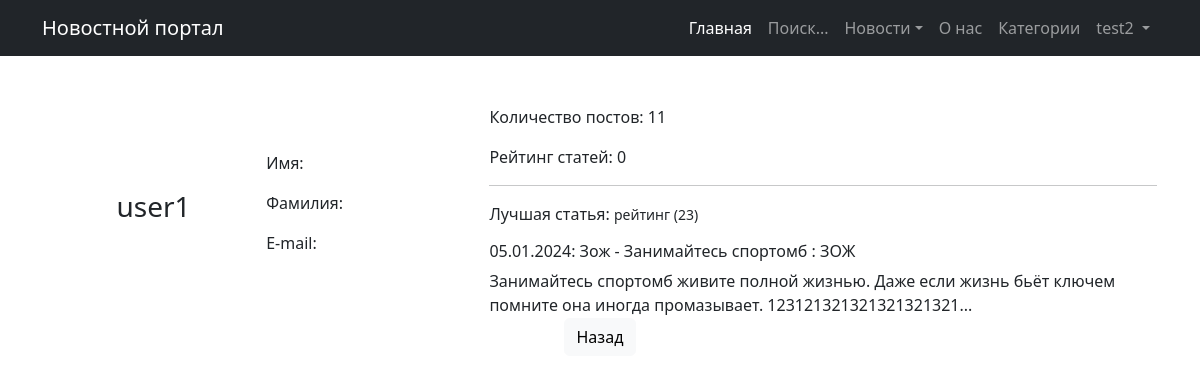
Screenshot of /profile/1/ (signed in) with the database file from the repository.
### news/models.py (models this page shows, shortened)
class Post(models.Model):
    author = models.ForeignKey(Author, on_delete=models.CASCADE)
    type_news = models.CharField(max_length=2, choices=TYPES, default=news)
    date_time = models.DateTimeField(auto_now_add=True)
    categories = models.ManyToManyField(Category, through='PostCategory')
    title = models.CharField(max_length=255)
    text = models.TextField()
    rate = models.IntegerField(default=0)
    class Meta:
        verbose_name = 'Публикация'
        verbose_name_plural = 'Публикации'
    def __str__(self):
        return f'{self.date_time.strftime("%d.%m.%Y")}: {self.title.title()} - {self.text[:20]}'
    def preview(self):
        t_ = self.text[0:124]
        return f"{t_}..."

### sign/views.py (the view)
# urls.py: path('profile/<int:pk>/', ProfileView.as_view(), name='profile'),
class ProfileView(LoginRequiredMixin, DetailView):
    model = User
    template_name = 'profile.html'
    context_object_name = 'profile'
    def get_context_data(self, **kwargs):
        context = super().get_context_data(**kwargs)
        context['is_not_authors'] = not self.request.user.groups.filter(name='authors').exists()
        if not context['is_not_authors']:
            author = Author.objects.get(user=self.request.user)
            context['rate'] = author.update_rating()
            context['sum_post'] = author.update_sum_post()
            best_news = Post.objects.order_by('-rate').first()
            context['best_news'] = best_news
            context['best_news_preview'] = best_news.preview()
            context['best_news_rate'] = best_news.preview()
        return context

### news/models.py (called while the page is built)
    def update_rating(self):
        articles_rate = int((Post.objects.filter(author_id=self.pk).aggregate(Sum('rate'))['rate__sum'] * 3) or 0)
        comment_rate = int(Comment.objects.filter(user_id=self.user).aggregate(Sum('rate'))['rate__sum'] or 0)
        comments_posts_rate = int(
            Comment.objects.filter(post__author__user=self.user).aggregate(Sum('rate'))['rate__sum'] or 0)
        self.rate = articles_rate + comment_rate + comments_posts_rate
        self.save()
        return self.rate

    def update_sum_post(self):
        return Post.objects.filter(author=self).count()

### templates/profile.html (shortened to what this page needs)
{% extends 'flatpages/default.html' %}
{% load custom_filters %}
{% block content %}
<table style="width:100%" ">
    <tr>
        <td width="20%">
            <h3>{{ object.username }}</h3></td>
        <td width="20%" align="left"><p>Имя: {{ object.first_name }}</p>
            <p>Фамилия: {{ object.last_name }}</p>
            <p>E-mail: {{ object.email }}</p>
        </td>
        <td align="left">
            <p>Количество постов: {{ sum_post }}</p>
            <p>Рейтинг статей: {{ rate }}</p>
            <hr>
            <p>Лучшая статья: <small>рейтинг ({{ best_news.rate }})</small></p>
            <h6>{{ best_news }} : {{ best_news.title }}</h6>
            <a>{{ best_news_preview }}</a>
        </td>
    </tr>
</table>
<div class="header">
    <a class="btn btn-light" href="{{request.META.HTTP_REFERER}}">Назад</a>
</div>
{% endblock %}

### templates/flatpages/default.html (shortened to what this page needs)
<!DOCTYPE html>
<html lang="ru">
<head>
    {% load static %}
    <link href="{% static 'css/styles.css' %}" rel="stylesheet"/>
</head>
<body>
<nav class="navbar navbar-expand-lg navbar-dark bg-dark">
    <div class="container">
        <a class="navbar-brand" href="#">Новостной портал</a>
        <div class="collapse navbar-collapse" id="navbarSupportedContent">
            <ul class="navbar-nav ms-auto mb-2 mb-lg-0">
                <li class="nav-item"><a class="nav-link active" aria-current="page" href="/news/">Главная</a></li>
                <li class="nav-item"><a class="nav-link" href="/news/search/">Поиск...</a></li>
                <li class="nav-item dropdown">
                    <a class="nav-link dropdown-toggle" id="navbarDropdown" href="/news/" role="button"
                       data-bs-toggle="dropdown" aria-expanded="false">Новости</a>
                </li>
                <li class="nav-item"><a class="nav-link" href="/about/">О нас</a></li>
                {% if user.is_authenticated %}
                <li class="nav-item"><a class="nav-link" href="/category/">Категории</a></li>
                <li class="nav-item dropdown">
                    <a class="nav-link dropdown-toggle" id="navbarDropdown" href="#" role="button"
                       data-bs-toggle="dropdown" aria-expanded="false"><span> {{user.username}} </span></a>
                </li>
                {% else %}
                <li class="nav-item"><a class="nav-link" href="/accounts/login/">Войти</a></li>
                {% endif %}
            </ul>
        </div>
    </div>
</nav>
<div class="container">
    <div class="text-center mt-5">
        {% block content %}{% endblock content %}
    </div>
</div>
</body>
</html>

### rows the page displays
Post: rate "23", date_time+title+text "05.01.2024: Зож - Занимайтесь спортомб", title "ЗОЖ"

### other values shown
{{ user.username }} "test2"
{{ object.username }} "user1"
{{ sum_post }} "11"
{{ rate }} "0"
{{ best_news_preview }} "Занимайтесь спортомб живите полной жизнью. Даже если жизнь бьёт ключем помните она иногда промазывает. 123121321321321321321..."
